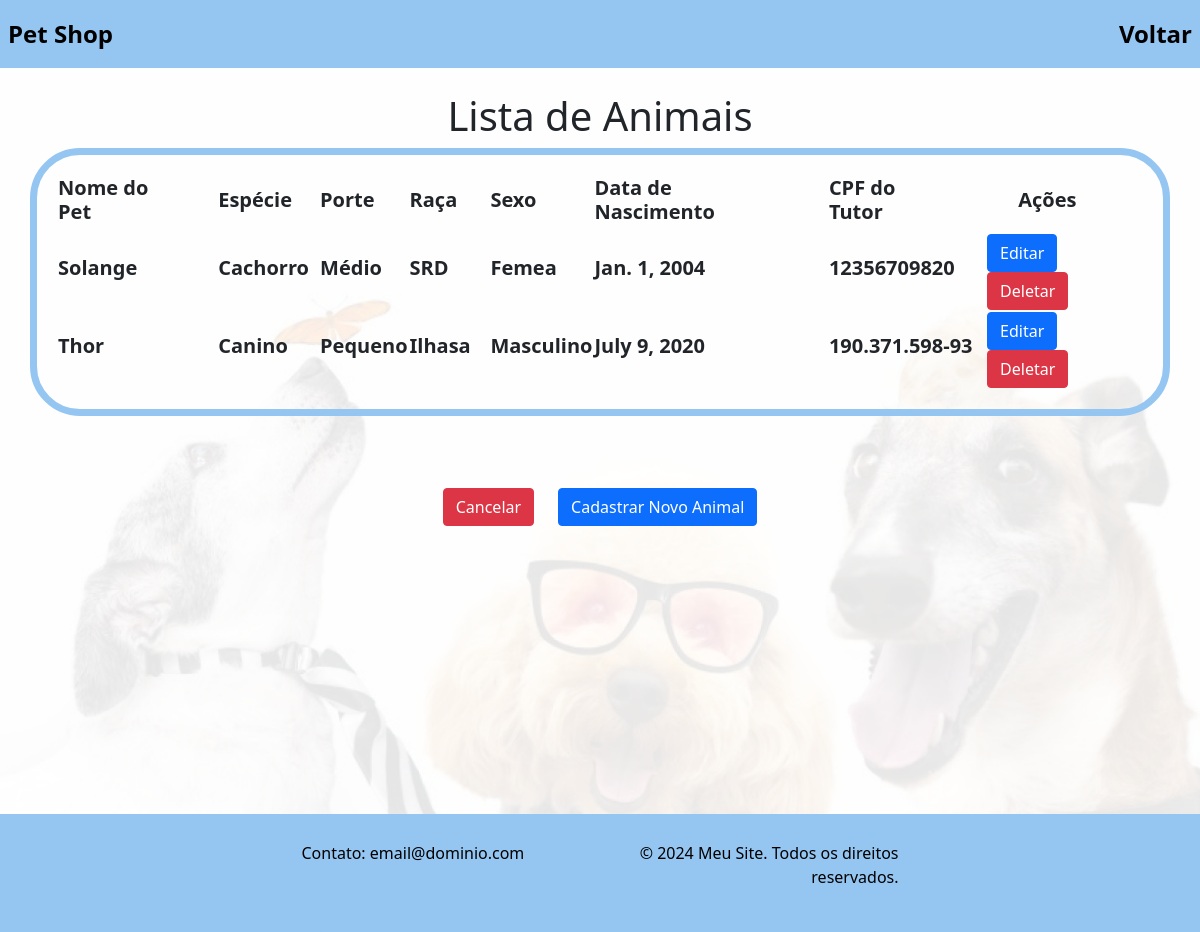
The page /atualizacaoAnimal/ on the database its author committed.
### Aplicativo/models.py (models this page shows, shortened)
class cadastroAnimalModel(models.Model):
    nomepet = models.CharField(max_length=200)
    especie = models.CharField(max_length=200)
    porte = models.CharField(max_length=200)
    raca = models.CharField(max_length=200)
    cor = models.CharField(max_length=200)
    sexo = models.CharField(max_length=200)
    datanascimento = models.DateField(max_length=200)
    cpftutor = models.CharField(max_length=200)

### Aplicativo/views.py (the view)
# urls.py: path('atualizacaoAnimal/', views.atualizacaoAnimal, name='atualizacaoAnimal'),
def atualizacaoAnimal(request):
    animais = cadastroAnimalModel.objects.all()  # Recupera todos os animais do banco de dados
    context = {
        'animais': animais
    }
    return render(request, 'atualizacaoAnimal.html', context)

### Aplicativo/templates/atualizacaoAnimal.html (shortened to what this page needs)
<!DOCTYPE html>
<html lang="en">
<head>
    {% load static %}
    <link rel="stylesheet" type="text/css" href="{% static 'css/index.css' %}">
    <link rel="stylesheet" type="text/css" href="{% static 'css/editar.css' %}">
    <link href="https://cdn.jsdelivr.net/npm/bootstrap@5.0.2/dist/css/bootstrap.min.css" rel="stylesheet"
>
</head>
<body>
    <nav class="navbar navbar-expand-lg custom-bg">
        <div class="collapse navbar-collapse" id="navbarNav">
            <ul class="navbar-nav">
                <li class="nav-item">
                    <a class="nav-link active left-link" aria-current="page" href="{% url 'index' %}">Pet Shop</a>
                </li>
            </ul>
            <ul class="navbar-nav ms-auto">
                <li class="nav-item">
                    <a class="nav-link" href="{% url 'dashatualizacao' %}">Voltar</a>
                </li>
            </ul>
        </div>
    </nav><br>
    <div class="background-img">
        <h1 class="text-center">Lista de Animais</h1>
        <div class="container">
            <table>
                <thead>
                    <tr>
                        <th><h5><b>Nome do Pet&nbsp;&nbsp;&nbsp;&nbsp;&nbsp;&nbsp;</b></h5></th>
                        <th><h5><b>Espécie&nbsp;&nbsp;&nbsp;&nbsp;&nbsp;</b></h5></th>
                        <th><h5><b>Porte&nbsp;&nbsp;&nbsp;&nbsp;&nbsp;&nbsp;</b></h5></th>
                        <th><h5><b>Raça&nbsp;&nbsp;&nbsp;&nbsp;&nbsp;&nbsp;</b></h5></th>
                        <th><h5><b>Sexo&nbsp;&nbsp;&nbsp;&nbsp;&nbsp;&nbsp;</b></h5></th>
                        <th><h5><b>Data de Nascimento&nbsp;&nbsp;&nbsp;&nbsp;&nbsp;&nbsp;</b></h5></th>
                        <th><h5><b>CPF do Tutor&nbsp;&nbsp;&nbsp;&nbsp;&nbsp;&nbsp;</b></h5></th>
                        <th><h5><b>&nbsp;&nbsp;&nbsp;&nbsp;&nbsp;&nbsp;Ações&nbsp;&nbsp;&nbsp;&nbsp;&nbsp;&nbsp;</b></h5></th>
                    </tr>
                </thead>
                <tbody>
                    {% for animal in animais %}
                    <tr>
                        <td><h5><b>{{ animal.nomepet }}</b></h5></td>
                        <td><h5><b>{{ animal.especie }}</b></h5></td>
                        <td><h5><b>{{ animal.porte }}</b></h5></td>
                        <td><h5><b>{{ animal.raca }}</b></h5></td>
                        <td><h5><b>{{ animal.sexo }}</b></h5></td>
                        <td><h5><b>{{ animal.datanascimento }}</b></h5></td>
                        <td><h5><b>{{ animal.cpftutor }}</b></h5></td>
                        <td>
                            <a href="/updateAnimal/{{ animal.id }}" class="btn btn-primary">Editar</a>
                            <a href="/deleteAnimal/{{ animal.id }}" class="btn btn-danger">Deletar</a>
                        </td>
                    </tr>
                    {% endfor %}
                </tbody>
            </table>
        </div>
        <br><br><br>
         <div class="row justify-content-center">
            <div class="col-auto">
                <a href="{% url 'home' %}" class="btn btn-danger">Cancelar</a>
            </div>
            <div class="col-auto">
                <a href="{% url 'cadastroAnimal' %}" class="btn btn-primary">Cadastrar Novo Animal</a>
            </div>
        </div>
    </div>
    <br><br><br><br><br><br><br><br><br><br><br><br>
    <footer>
        <div class="container">
            <div class="row">
                <div class="col">
                    <p>Contato: email@dominio.com</p>
                </div>
                <div class="col text-end">
                    <p>&copy; 2024 Meu Site. Todos os direitos reservados.</p>
                </div>
            </div>
        </div>
    </footer>
</body>
</html>

### Aplicativo/static/css/index.css (style rules this page uses)
.custom-bg { background-color: #95C6F2; }
.navbar-nav .nav-link { color: black; font-size: 24px; font-weight: bold; }
footer { background-color: #95C6F2; color: black; }

### Aplicativo/static/css/editar.css (style rules this page uses)
body { background-image: url('../Aplicativo/media/fundo_opaco.png'); background-size: cover; background-repeat: no-repeat; background-attachment: fixed; }

### Aplicativo/templates/atualizacaoAnimal.html (style rules this page uses)
.container { border: 7px solid #95C6F2; border-radius: 50px; padding: 20px; width: fit-content; }

### rows shown on the page
cadastroAnimalModel: nomepet "Solange", especie "Cachorro", porte "Médio", raca "SRD", sexo "Femea", datanascimento "Jan. 1, 2004", cpftutor "12356709820"
cadastroAnimalModel: nomepet "Thor", especie "Canino", porte "Pequeno", raca "Ilhasa", sexo "Masculino", datanascimento "July 9, 2020", cpftutor "190.371.598-93"
